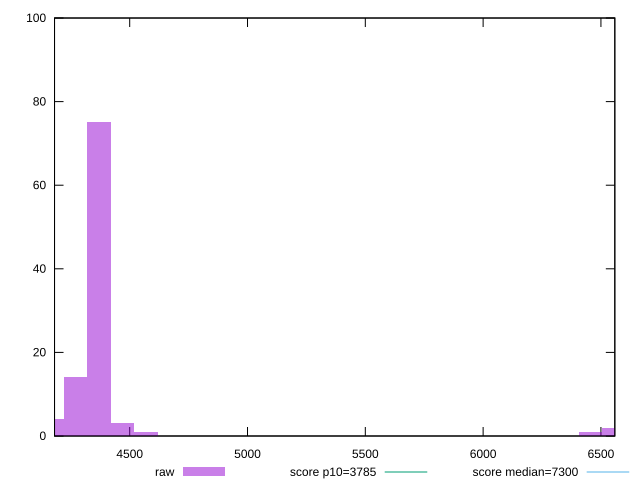

Recreate this plot in gnuplot.
reset

$raw <<EOF
4568.455607250507 1
4469.141354918974 3
4369.827102587441 75
4270.512850255908 14
4171.1985979243755 4
6554.740653881162 2
6455.426401549629 1
EOF

set key outside below
set boxwidth 99.31425233153276
set xrange [4180.959000000001:6558.970135864658]
set yrange [0:100]
set trange [0:100]
set style fill transparent solid 0.5 noborder

set parametric
set terminal svg size 640, 490 enhanced background rgb 'white'
set output "report_00016_2021-02-10T13-31-48.338Z/interactive/samples/pages+cached+noadtech/raw/histogram.svg"

plot $raw title "raw" with boxes, \
     3785,t title "score p10=3785", \
     7300,t title "score median=7300"

reset
